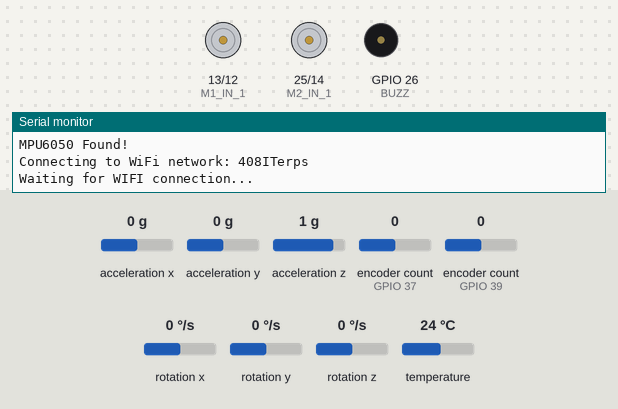
Bench run of a program on a simulated ESP32. On the bench: motor-driver pin pairs drawn as motors (green arrow = first pin HIGH = forward, orange = second pin HIGH = backward, longer = more drive), buzzer (waves = sounding, pin HIGH), the last lines printed to the serial monitor. Inputs (shaded band) come from the test bench; at power-on: encoder count (sensors on GPIO 37, GPIO 39) 0, rotation z 0 °/s, acceleration x 0 g, acceleration y 0 g, acceleration z 1 g, rotation x 0 °/s, rotation y 0 °/s, temperature 24 °C. WiFi joins after 1.5 s; servers stay silent unless stated; pins used as bus, display or sensor lines are not drawn.

Above: at 1.3 s.
1.4 s: encoder count (sensor on GPIO 37) set to 1
At 4.2 s:
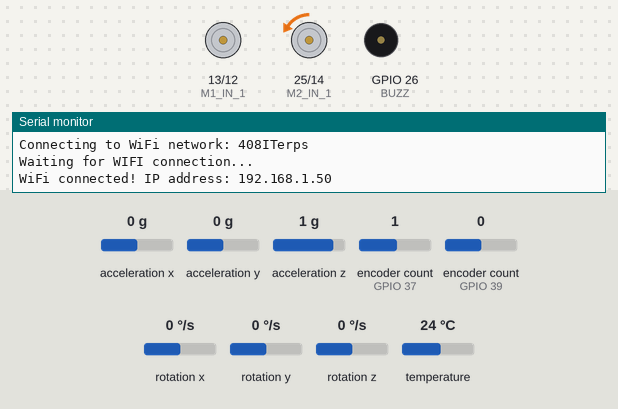
4.4 s: encoder count (sensor on GPIO 39) set to 1
At 5.0 s:
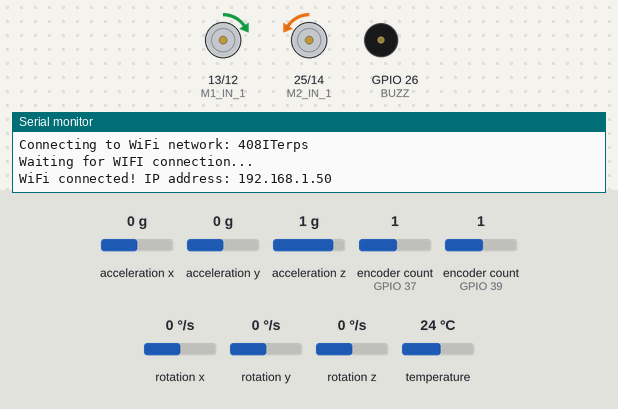
7.4 s: rotation z set to -100 °/s
At 9.0 s:
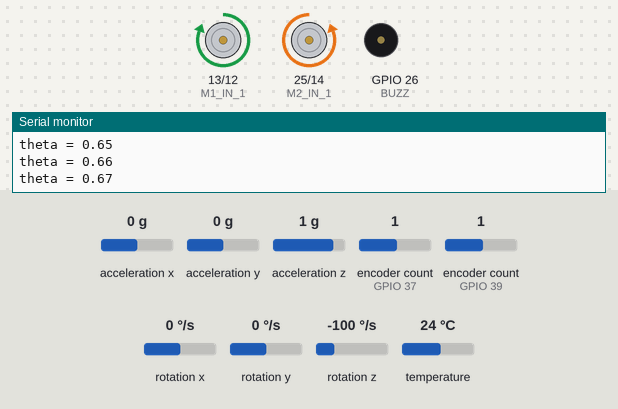
Timing chart, 0 to 10.5 s (numbered marks = the images above; inputs shaded):
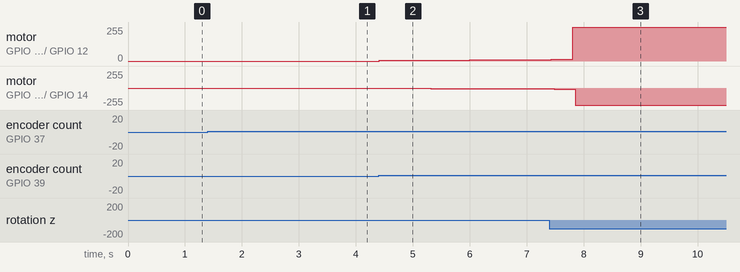

Measured:
- after the input at 1.4 s, motor on GPIO 25 (M2_IN_1) / GPIO 14 (M2_IN_2): stopped → backward 6/255 after 2.3 s, → backward 7/255 0.14 s later
- after the input at 4.4 s, motor on GPIO 13 (M1_IN_1) / GPIO 12 (M1_IN_2): stopped → forward 6/255 at once, → forward 7/255 0.14 s later, → forward 8/255 1.5 s later

The program:

main.cpp
```cpp
#include <Arduino.h>
#include <Adafruit_MCP3008.h>
#include <Adafruit_MPU6050.h>
#include <Encoder.h>


/* WIFI BEGIN
 *  This sketch sends random data over UDP on a ESP32 device
 */
#include <WiFi.h>
#include <WiFiUdp.h>

// WiFi network name and password:
const char * networkName = "408ITerps";
const char * networkPswd = "goterps2022";

// Home Wifi name and password
// const char * networkName = "Fios-rKrV7";
// const char * networkPswd = "taste24roe67acre";

//IP address to send UDP data to:
// either use the ip address of the server or
// a network broadcast address
const char * udpAddress = "192.168.2.108"; //NEED TO CHECK
const int mouse1_udpPort = 3334; //3334; for mouse2
//const int mouse1_udpPort = 3334;

boolean connected = false;

//The udp library class
WiFiUDP udp;


//wifi event handler
void WiFiEvent(WiFiEvent_t event){
    switch(event) {
      case ARDUINO_EVENT_WIFI_STA_GOT_IP:
          //When connected set
          Serial.print("WiFi connected! IP address: ");
          Serial.println(WiFi.localIP());
          //initializes the UDP state
          //This initializes the transfer buffer
          udp.begin(WiFi.localIP(),mouse1_udpPort);
          connected = true;
          break;
      case ARDUINO_EVENT_WIFI_STA_DISCONNECTED:
          Serial.println("WiFi lost connection");
          connected = false;
          break;
      default: break;
    }
}

void connectToWiFi(const char * ssid, const char * pwd){
  Serial.println("Connecting to WiFi network: " + String(ssid));

  // delete old config
  WiFi.disconnect(true);
  //register event handler
  WiFi.onEvent(WiFiEvent);

  //Initiate connection
  WiFi.begin(ssid, pwd);

  Serial.println("Waiting for WIFI connection...");
}

// IMU (rotation rate and acceleration)
Adafruit_MPU6050 mpu;
Adafruit_MCP3008 adc1;
Adafruit_MCP3008 adc2;

// Buzzer pin which we will use for indicating IMU initialization failure
const unsigned int BUZZ = 26;
const unsigned int BUZZ_CHANNEL = 0;

// Need these pins to turn off light bar ADC chips
const unsigned int ADC_1_CS = 2;
const unsigned int ADC_2_CS = 17;

// Battery voltage measurement constants
const unsigned int VCC_SENSE = 27;
const float ADC_COUNTS_TO_VOLTS = (2.4 + 1.0) / 1.0 * 3.3 / 4095.0;

// Motor encoder pins
const unsigned int M1_ENC_A = 39;
const unsigned int M1_ENC_B = 38;
const unsigned int M2_ENC_A = 37;
const unsigned int M2_ENC_B = 36;

// Motor power pins
const unsigned int M1_IN_1 = 13;
const unsigned int M1_IN_2 = 12;
const unsigned int M2_IN_1 = 25;
const unsigned int M2_IN_2 = 14;

// Motor PWM channels
const unsigned int M1_IN_1_CHANNEL = 8;
const unsigned int M1_IN_2_CHANNEL = 9;
const unsigned int M2_IN_1_CHANNEL = 10;
const unsigned int M2_IN_2_CHANNEL = 11;

const int M_PWM_FREQ = 5000;
const int M_PWM_BITS = 8;
const unsigned int MAX_PWM_VALUE = 255; // Max PWM given 8 bit resolution

float METERS_PER_TICK = (3.14159 * 0.031) / 360.0;
float TURNING_RADIUS_METERS = 4.3 / 100.0; // Wheels are about 4.3 cm from pivot point

void configure_imu() {
  // Try to initialize!
  if (!mpu.begin()) {
    Serial.println("Failed to find MPU6050 chip");
    while (1) {
      ledcWriteNote(BUZZ_CHANNEL, NOTE_C, 4);
      delay(500);
      ledcWriteNote(BUZZ_CHANNEL, NOTE_G, 4);
      delay(500);
    }
  }
  Serial.println("MPU6050 Found!");
  mpu.setAccelerometerRange(MPU6050_RANGE_8_G);
  mpu.setGyroRange(MPU6050_RANGE_1000_DEG);
  mpu.setFilterBandwidth(MPU6050_BAND_260_HZ);
}

void read_imu(float& w_z) {
  sensors_event_t a, g, temp;
  mpu.getEvent(&a, &g, &temp);
  w_z = g.gyro.z;
}

void est_imu_bias(float& E_w_z, int N_samples) {
  float E_w_z_acc = 0.0;
  for (unsigned int i = 0; i < N_samples; i++) {
    float w_z;
    read_imu(w_z);
    E_w_z_acc += w_z;
    delay(5);
  }
  E_w_z = E_w_z_acc / N_samples;
}

void configure_motor_pins() {
  ledcSetup(M1_IN_1_CHANNEL, M_PWM_FREQ, M_PWM_BITS);
  ledcSetup(M1_IN_2_CHANNEL, M_PWM_FREQ, M_PWM_BITS);
  ledcSetup(M2_IN_1_CHANNEL, M_PWM_FREQ, M_PWM_BITS);
  ledcSetup(M2_IN_2_CHANNEL, M_PWM_FREQ, M_PWM_BITS);

  ledcAttachPin(M1_IN_1, M1_IN_1_CHANNEL);
  ledcAttachPin(M1_IN_2, M1_IN_2_CHANNEL);
  ledcAttachPin(M2_IN_1, M2_IN_1_CHANNEL);
  ledcAttachPin(M2_IN_2, M2_IN_2_CHANNEL);
}

// Positive means forward, negative means backwards
void set_motors_pwm(float left_pwm, float right_pwm) {
  if (isnan(left_pwm)) left_pwm = 0.0;
  if (left_pwm  >  255.0) left_pwm  =  255.0;
  if (left_pwm  < -255.0) left_pwm  = -255.0;
  if (isnan(right_pwm)) right_pwm = 0.0;
  if (right_pwm >  255.0) right_pwm =  255.0;
  if (right_pwm < -255.0) right_pwm = -255.0;

  if (left_pwm > 0) {
    ledcWrite(M1_IN_1_CHANNEL, 0);
    ledcWrite(M1_IN_2_CHANNEL, (uint32_t)(left_pwm));
  } else {
    ledcWrite(M1_IN_1_CHANNEL, (uint32_t)-left_pwm);
    ledcWrite(M1_IN_2_CHANNEL, 0);
  }

  if (right_pwm > 0) {
    ledcWrite(M2_IN_1_CHANNEL, 0);
    ledcWrite(M2_IN_2_CHANNEL, (uint32_t)(right_pwm));
  } else {
    ledcWrite(M2_IN_1_CHANNEL, (uint32_t)-right_pwm);
    ledcWrite(M2_IN_2_CHANNEL, 0);
  }
}

float update_pid(float dt, float kp, float ki, float kd,
                 float x_d, float x,
                 float& int_e, float abs_int_e_max, // last_x and int_e are updated by this function
                 float& last_x) {
  // Calculate or update intermediates
  float e = x_d - x; // Error

  // Integrate error with anti-windup
  int_e = int_e + e * dt;
  if (int_e >  abs_int_e_max) int_e =  abs_int_e_max;
  if (int_e < -abs_int_e_max) int_e = -abs_int_e_max;

  // Take the "Derivative of the process variable" to avoid derivative spikes if setpoint makes step change
  // with abuse of notation, call this de
  float de = -(x - last_x) / dt;
  last_x = x;

  float u = kp * e + ki * int_e + kd * de;
  return u;
}
void leminscate_of_bernoulli(float t, float a, float& x, float& y) {
  float sin_t = sin(t);
  float den = 1 + sin_t * sin_t;
  x = a * cos(t) / den;
  y = a * sin(t) * cos(t) / den;
}


// Signed angle from (x0, y0) to (x1, y1)
// assumes norms of these quantities are precomputed
float signed_angle(float x0, float y0, float n0, float x1, float y1, float n1) {
  float normed_dot = (x1 * x0 + y1 * y0) / (n1 * n0);
  if (normed_dot > 1.0) normed_dot = 1.0; // Possible because of numerical error
  float angle = acosf(normed_dot);

  // use cross product to find direction of rotation
  // https://en.wikipedia.org/wiki/Cross_product#Coordinate_notation
  float s3 = x0 * y1 - x1 * y0;
  if (s3 < 0) angle = -angle;

  return angle;
}

void setup() {
  // Stop the right motor by setting pin 14 low
  // this pin floats high or is pulled
  // high during the bootloader phase for some reason
  pinMode(14, OUTPUT);
  digitalWrite(14, LOW);
  delay(100);

  Serial.begin(115200);
  delay(10);

  // Disable the lightbar ADC chips so they don't hold the SPI bus used by the IMU
  pinMode(ADC_1_CS, OUTPUT);
  pinMode(ADC_2_CS, OUTPUT);
  digitalWrite(ADC_1_CS, HIGH);
  digitalWrite(ADC_2_CS, HIGH);

  ledcAttachPin(BUZZ, BUZZ_CHANNEL);

  pinMode(VCC_SENSE, INPUT);

  configure_motor_pins();
  configure_imu();

//Wifi Setup - Connect to the WiFi network
  connectToWiFi(networkName, networkPswd);
}

void loop() {


  // Create the encoder objects after the motor has
  // stopped, else some sort exception is triggered
  Encoder enc1(M1_ENC_A, M1_ENC_B);
  Encoder enc2(M2_ENC_A, M2_ENC_B);

  // Loop period
  int target_period_ms = 2; // Loop takes about 3 ms so a delay of 2 gives 200 Hz or 5ms

  // States used to calculate target velocity and heading
  float leminscate_a = 0.5; // Radius
  float leminscate_t_scale = 2.0; // speedup factor
  float x0, y0;
  leminscate_of_bernoulli(0.0, leminscate_a, x0, y0);
  float last_x, last_y;
  leminscate_of_bernoulli(-leminscate_t_scale * target_period_ms / 1000.0, leminscate_a, last_x, last_y);
  float last_dx = (x0 - last_x) / ((float)target_period_ms / 1000.0);
  float last_dy = (y0 - last_y) / ((float)target_period_ms / 1000.0);
  float last_target_v = sqrtf(last_dx * last_dx + last_dy * last_dy);
  float target_theta = 0.0; // This is an integrated quantity
  float track_target_theta = 0;
  // Motors are controlled by a position PID
  // with inputs interpreted in meters and outputs interpreted in volts
  // integral term has "anti-windup"
  // derivative term uses to derivative of process variable (wheel position)
  // instead of derivative of error in order to avoid "derivative kick"
  float kp_left = 200.0;
  float ki_left = 20.0;
  float kd_left = 20.0;
  float kf_left = 10.0;
  float target_pos_left  = 0.0;
  float last_pos_left = 0.0;
  float integral_error_pos_left = 0.0;
  float max_integral_error_pos_left = 1.0 * 8.0 / ki_left; // Max effect is the nominal battery voltage

  float kp_right = 200.0;
  float ki_right = 20.0;
  float kd_right = 20.0;
  float kf_right = 10.0;
  float last_pos_right = 0.0;
  float target_pos_right = 0.0;
  float integral_error_pos_right = 0.0;
  float max_integral_error_pos_right = 1.0 * 8.0 / ki_right; // Max effect is the nominal battery voltage

  // IMU Orientation variables
  float theta = 0.0;
  float bias_omega;
  // Gain applied to heading error when offseting target motor velocities
  // currently set to 360 deg/s compensation for 90 degrees of error
  float ktheta = (2 * 3.14159) / (90.0 * 3.14159 / 180.0);
  est_imu_bias(bias_omega, 500);// Could be expanded for more quantities

  // The real "loop()"
  // time starts from 0
  float start_t = (float)micros() / 1000000.0;
  float last_t = -target_period_ms / 1000.0; // Offset by expected looptime to avoid divide by zero
  int state = 0; //STATE 0 = INITIAL SPIN
  int k = 0;
  int j = 0;
  float t_lastpacketsent = start_t;
  // MAIN LOOP
  while (true) {
    //while wifi udp is connected?
    //At end, if statement that disconnects UDP so we exit while(connected) loop ( if(mouse is found) disconnect UDP )
    int t_start = micros();
    int t_end = micros();
    // Get the time elapsed
    float t = ((float)micros()) / 1000000.0 - start_t;

    //Serial.print(t);
    float dt = ((float)(t - last_t)); // Calculate time since last update
    // Serial.print("t "); Serial.print(t);
    //Serial.print(" dt "); Serial.print(dt * 1000.0);
    last_t = t; //SEND TIME OF THETA

    // Get the distances the wheels have traveled in meters
    // positive is forward
    float pos_left  =  (float)enc1.read() * METERS_PER_TICK;
    float pos_right = -(float)enc2.read() * METERS_PER_TICK; // Take negative because right counts upwards when rotating backwards

    // TODO Battery voltage compensation, the voltage sense on my mouse is broken for some reason
    // int counts = analogRead(VCC_SENSE);
    // float battery_voltage = counts * ADC_COUNTS_TO_VOLTS;
    // if (battery_voltage <= 0) Serial.println("BATTERY INVALID");

    // Read IMU and update estimate of heading
    // positive is counter clockwise
    float omega;
    read_imu(omega); // Could be expanded to read more things
    omega -= bias_omega; // Remove the constant bias measured in the beginning
    theta = theta + omega * dt;


    // Calculate target forward velocity and target heading to track the leminscate trajectory
    // of 0.5 meter radius
    float x, y;
   leminscate_of_bernoulli(leminscate_t_scale * t, leminscate_a, x, y);
    float dx = (x - last_x) / dt;
    float dy = (y - last_y) / dt;
    // Compute the change in heading using the normalized dot product between the current and last velocity vector
    // using this method instead of atan2 allows easy smooth handling of angles outsides of -pi / pi at the cost of
    // a slow drift defined by numerical precision
   // float target_omega = signed_angle(last_dx, last_dy, last_target_v, dx, dy, target_v) / dt;


    float maxtheta; //store only 1 maxtheta, NEED ARRAY OF MAXTHETA maxtheta[0] will be 0
    float target_v = 0;//sqrtf(dx * dx + dy * dy); // SPEED OF ROBOT
    float target_omega = 0;//= signed_angle(last_dx, last_dy, last_target_v, dx, dy, target_v) / dt;
    int stopped = true;
    //STATE MACHINE!!!
    if(state == 0){ //Initial spin
     // target_theta = target_theta;
      target_omega = M_PI; //increment by pi/4 CHANGED TO pi/2 FOR TEST
      // target_theta = target_theta + target_omega * dt;
      // Serial.print("test theta ="); Serial.println(target_theta);
       //SEND PACKET
      stopped = false;
      if(t - t_lastpacketsent > .03) { //good speed, maybe little slower

        target_theta = target_theta + target_omega * dt;
        track_target_theta = track_target_theta + target_omega*dt; //so that we can trakc 0-2pi every time (even when targettheta > 2pi; we don't have to reset targettheta)
        //Serial.print("test theta ="); Serial.println(target_theta);
        //track_target_theta = target_theta;
        udp.beginPacket(udpAddress,mouse1_udpPort);
        udp.printf("%f %f %f", target_theta, t, track_target_theta); //prints theta and corresponding time t to Jetson SHOULD THESE BE %lu
        udp.endPacket();
        Serial.print("theta = "); Serial.println(target_theta);
        t_lastpacketsent = t;

        if(track_target_theta>=2*M_PI) { //IF 360deg IS COMPLETE
          udp.beginPacket(udpAddress,mouse1_udpPort);
          udp.printf("%f %f %f", target_theta, t, track_target_theta); //prints theta and corresponding time t to Jetson SHOULD THESE BE %lu
          udp.endPacket();
          Serial.print("GOT HERE");
          //target_theta = 0;
          state = 1; // GO TO NEXT STATE
        }
      }
      else target_theta = target_theta;
    } //if state 0 (initial spin)

    else if(state ==1){ //STATE 1= RECEIVE PACKET, SPIN TO THAT THETA
        //RECEIVE PACKET
        stopped = false;
        int packetSize = udp.parsePacket();
        if(packetSize >= sizeof(float)){
          udp.read((char*)&maxtheta, sizeof(maxtheta)); //need the (char*)
          udp.flush();
          // target_theta = maxtheta; //ASSIGN THETA TO MAX AMP THETA
          Serial.printf("maxtheta is %f\n", maxtheta);
          //target_omega = maxtheta; //set angle to theta with max volume
          //target_theta = target_theta + target_omega * dt;
          target_theta = maxtheta;
          Serial.printf("targettheta %f\n", target_theta);
          state = 2; //GO TO NEXT STATE
        } //if (send UDP)

    }

    else if(state == 2){ //MOVE FORWARD '2' SECONDS, SEND SOMETHING TO MAKE PYTHON RECORD SOUND AGAIN AND CROSS CORRELATE 3 MICS (GO TO SPECIFIC PART OF PYTHON CODE)

      target_theta = target_theta; //PROBABLY DON'T NEED JUST WANNA MAKE SURE IT STAYS AT THIS ANGLE

      //Serial.print("state 2");
      if(k< 900){ //move forward until k=
        stopped = false;
        target_v = .1;//Move forward
        k++;
      }
      else{target_v = 0; stopped = true; track_target_theta = 0; state = 3; k = 0;} //state = 3; (mouse2) state = 0; (mouse1)
    }

// MOUSE 2 ONLY
    else if(state == 3){
      target_theta = target_theta;
      stopped = true;
      if(j < 1000){ //Stay stopped
        target_v = 0;//stop robot
        target_theta = target_theta;
        // stopped = true;
        j++;
      }
      else{ //receive packet
        // stopped = true;
          j = 0; //target_theta = target_theta;
          state = 4;
         // CHANGE STATE
      }
      //SEND PACKET TO TELL MICS TO START RECORDING AGAIN
      if(t - t_lastpacketsent > .02) {
        udp.beginPacket(udpAddress,mouse1_udpPort);
        udp.printf("%d", state); //send state
        udp.endPacket();
        t_lastpacketsent = t;
        target_theta = target_theta;
      }


    }

    else if(state == 4){ //RECEIVE PACKET
      int packetSize = udp.parsePacket();
      if(packetSize >= sizeof(float)){
        udp.read((char*)&maxtheta, sizeof(maxtheta)); //need the (char*)
        udp.flush();
        // target_theta = maxtheta; //ASSIGN THETA TO MAX AMP THETA
        Serial.printf("message received: target_omega is %f\n", maxtheta);
        //target_omega = maxtheta; //set angle to theta with max volume
        //target_theta = target_theta + target_omega * dt;
        target_omega = maxtheta;
        target_theta = target_theta + target_omega*dt;
        Serial.printf("target_theta %f\n", target_theta);
        state = 2; //GO TO NEXT STATE
        stopped = false;
      }
    }
    //target_theta = target_theta + target_omega * dt; //should be in each state

  //only send data when connected

//   //AFTER 360 SPIN IS FINISHED
//   //ROBOT COMES TO STOP

//   target_theta = maxtheta[1]; //ASSIGN THETA TO MAX AMP THETA


    last_x = x;
    last_y = y;
    last_dx = dx;
    last_dy = dy;
    last_target_v = target_v;

    // Calculate target motor speeds from target forward speed and target heading
    // Could also include target path length traveled and target angular velocity
    float error_theta_z = target_theta - theta;
    float requested_v = target_v;
    float requested_w = ktheta * error_theta_z;

    float target_v_left  = requested_v - TURNING_RADIUS_METERS * requested_w;
    float target_v_right = requested_v + TURNING_RADIUS_METERS * requested_w;
    target_pos_left  = target_pos_left  + dt * target_v_left;
    target_pos_right = target_pos_right + dt * target_v_right;


    // Left motor position PID
    float left_voltage = update_pid(dt, kp_left, ki_left, kd_left,
                                    target_pos_left, pos_left,
                                    integral_error_pos_left, max_integral_error_pos_left,
                                    last_pos_left);
    left_voltage = left_voltage + kf_left * target_v_left;
    float left_pwm = (float)MAX_PWM_VALUE * (left_voltage / 8.0); // TODO use actual battery voltage

    // Right motor position PID
    float right_voltage = update_pid(dt, kp_right, ki_right, kd_right,
                                     target_pos_right, pos_right,
                                     integral_error_pos_right, max_integral_error_pos_right,
                                     last_pos_right);
    left_voltage = right_voltage + kf_right * target_v_right;
    float right_pwm = (float)MAX_PWM_VALUE * (right_voltage / 8.0); // TODO use actual battery voltage
  if(stopped == true){ //Robot Stopped
    set_motors_pwm(0,0);
  }
  else{
   set_motors_pwm(left_pwm, right_pwm);
  }
  //set_motors_pwm(left_pwm, right_pwm);
    // Serial.println();
    delay(target_period_ms);
  } //while(connected == true ) loop
} //void loop()
```
